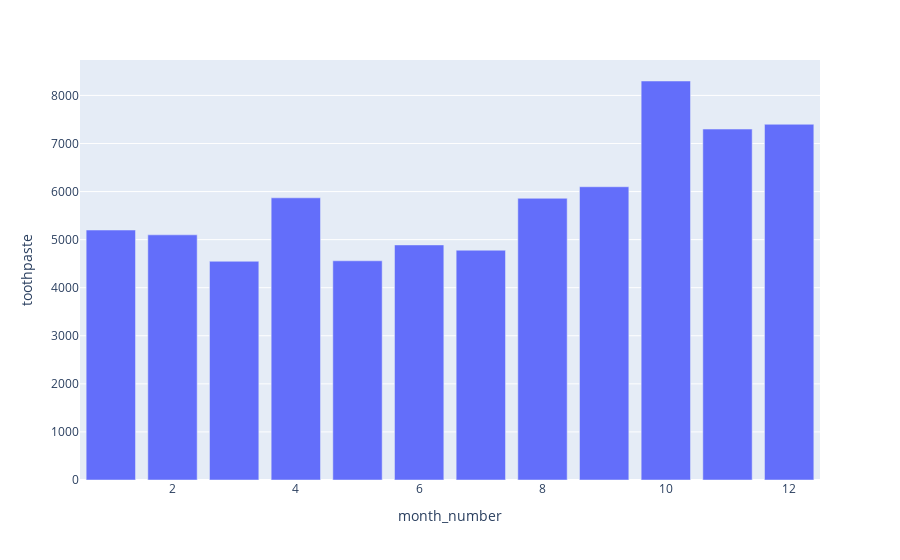

This figure's notebook cell:
### Code cell
plt.figure(figsize=(15,7))
fig= plx.bar(sales,x='month_number',y='toothpaste')
fig.show()

### Figure 1 — Plotly figure (JSON) as saved in the notebook; plotly's stock layout.template omitted (floating-point values rounded to 4 significant figures)
{"data": [{"alignmentgroup": "True", "hovertemplate": "month_number=%{x}<br>toothpaste=%{y}<extra></extra>", "legendgroup": "", "marker": {"color": "#636efa", "pattern": {"shape": ""}}, "name": "", "offsetgroup": "", "orientation": "v", "showlegend": false, "textposition": "auto", "type": "bar", "x": [1, 2, 3, 4, 5, 6, 7, 8, 9, 10, 11, 12], "xaxis": "x", "y": [5200, 5100, 4550, 5870, 4560, 4890, 4780, 5860, 6100, 8300, 7300, 7400], "yaxis": "y"}], "layout": {"autosize": true, "barmode": "relative", "legend": {"tracegroupgap": 0}, "margin": {"t": 60}, "xaxis": {"anchor": "y", "autorange": true, "domain": [0, 1], "range": [0.5, 12.5], "title": {"text": "month_number"}, "type": "linear"}, "yaxis": {"anchor": "x", "autorange": true, "domain": [0, 1], "range": [0, 8737.0], "title": {"text": "toothpaste"}, "type": "linear"}}}
